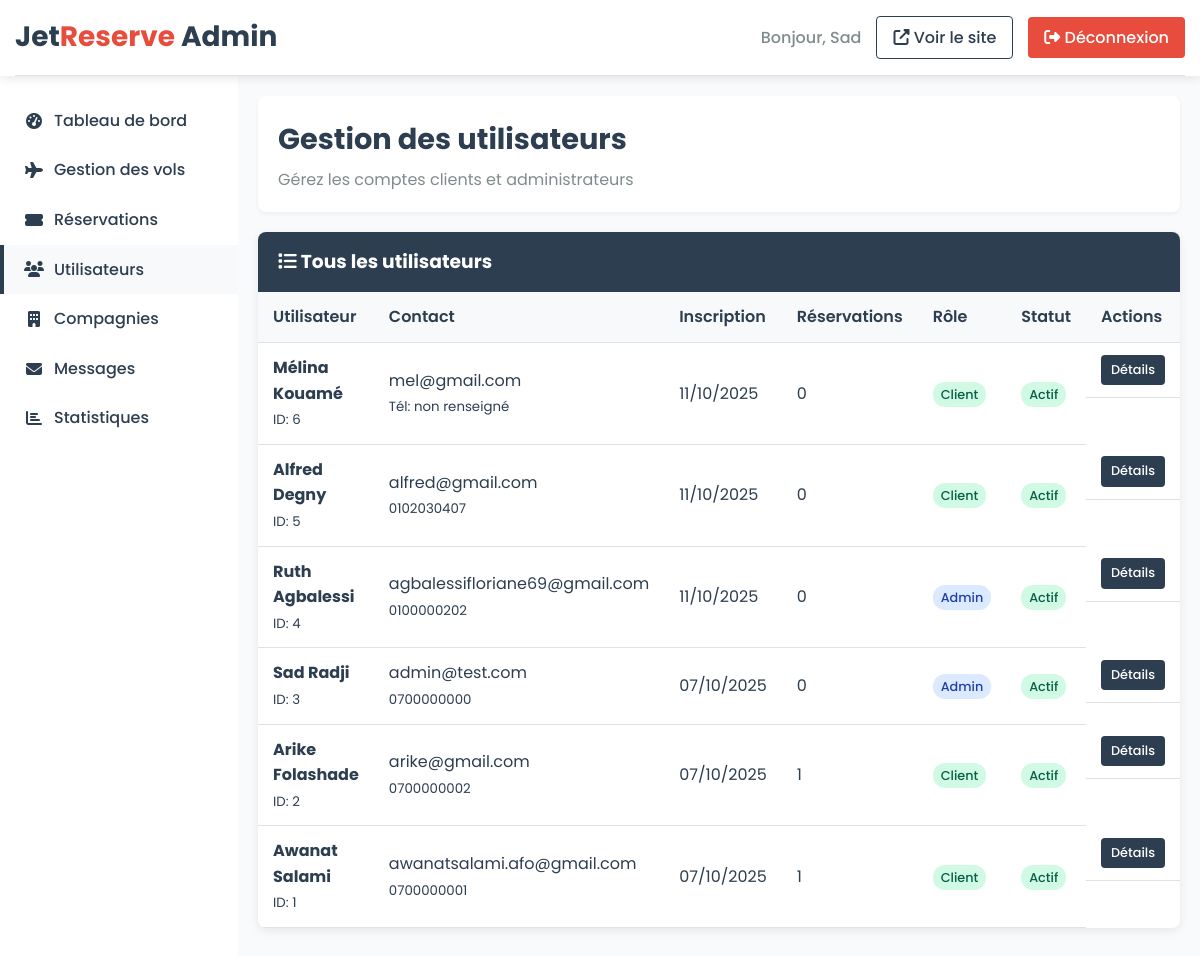
/dashboard/gestion_utilisateurs.php (signed in), run on an earlier commit of the app's database.
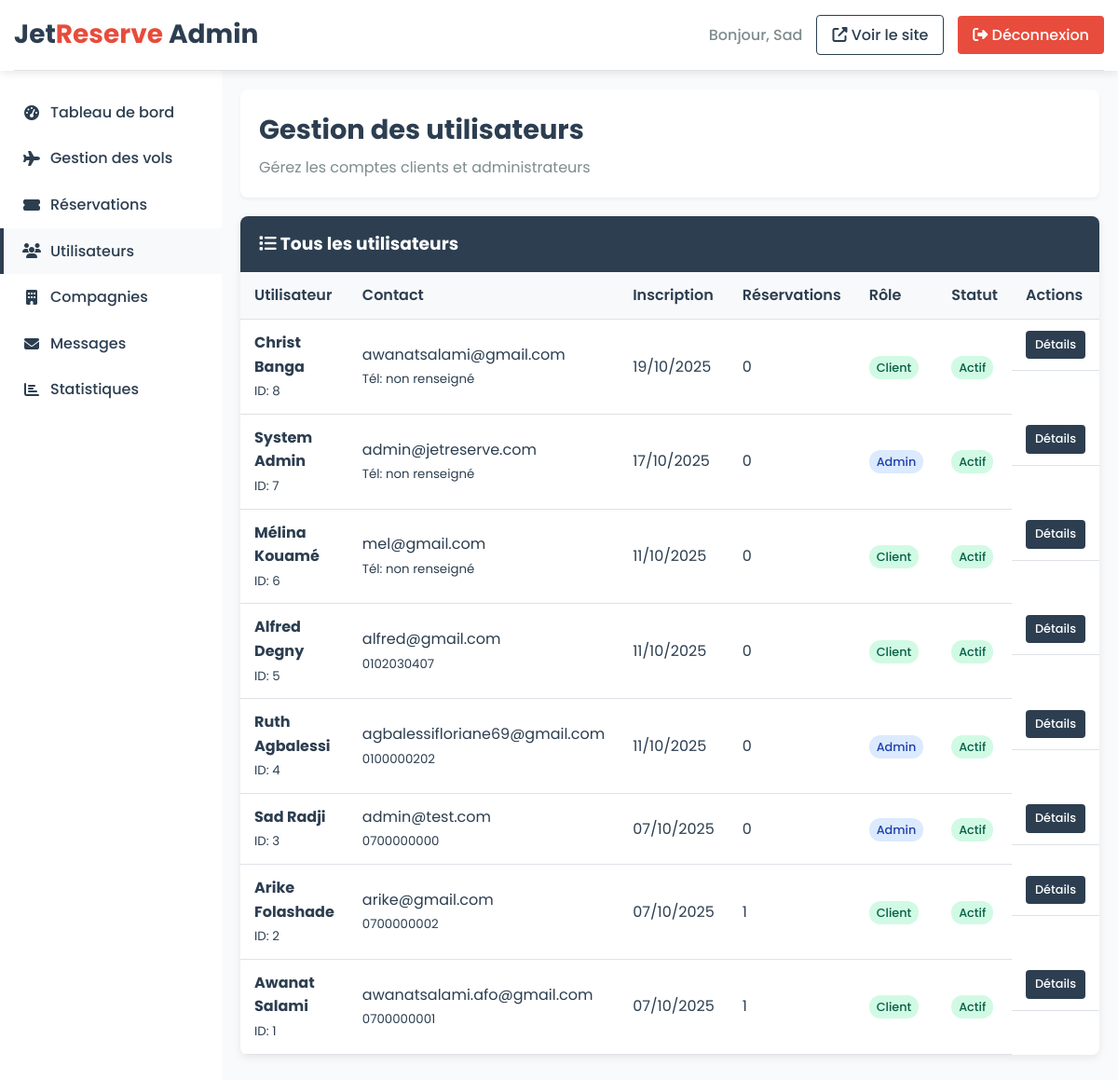
And on a later commit of the database.
### tables this page shows
CREATE TABLE IF NOT EXISTS `users` (
  `id_user` int(11) NOT NULL AUTO_INCREMENT,
  `nom` varchar(50) NOT NULL,
  `prenom` varchar(50) NOT NULL,
  `email` varchar(100) NOT NULL,
  `telephone` varchar(20) DEFAULT NULL,
  `password` varchar(255) NOT NULL,
  `role` enum('client','admin') DEFAULT 'client',
  `statut` enum('actif','inactif') NOT NULL,
  `date_creation` timestamp NULL DEFAULT CURRENT_TIMESTAMP,
  PRIMARY KEY (`id_user`),
  UNIQUE KEY `email` (`email`)
);

### dashboard/gestion_utilisateurs.php (the view, shortened to what this page needs)
<?php include 'includes/check_admin.php'; ?>
<!DOCTYPE html>
<html lang="fr">
<head>
    <link rel="stylesheet" href="https://cdnjs.cloudflare.com/ajax/libs/font-awesome/6.4.0/css/all.min.css">
</head>
<body>
    <header class="admin-header">
        <div class="container">
            <div class="header-top">
                <a href="index.php" class="logo">Jet<span>Reserve</span> Admin</a>
                <div class="admin-info">
                    <span class="user-welcome">Bonjour, <?php echo $_SESSION['prenom']; ?></span>
                    <a href="../index.php" class="btn btn-outline" target="_blank">
                        <i class="fas fa-external-link-alt"></i> Voir le site
                    </a>
                    <a href="../vge64/deconnexion.php" class="btn btn-danger">
                        <i class="fas fa-sign-out-alt"></i> Déconnexion
                    </a>
                </div>
            </div>
        </div>
    </header>
    <div class="admin-container">
        <nav class="admin-sidebar">
            <ul class="sidebar-menu">
                <li class="menu-item">
                    <a href="index.php" class="menu-link">
                        <i class="fas fa-tachometer-alt"></i>
                        Tableau de bord
                    </a>
                </li>
                <li class="menu-item">
                    <a href="gestion_vols.php" class="menu-link">
                        <i class="fas fa-plane"></i>
                        Gestion des vols
                    </a>
                </li>
                <li class="menu-item">
                    <a href="gestion_reservations.php" class="menu-link">
                        <i class="fas fa-ticket-alt"></i>
                        Réservations
                    </a>
                </li>
                <li class="menu-item active">
                    <a href="gestion_utilisateurs.php" class="menu-link">
                        <i class="fas fa-users"></i>
                        Utilisateurs
                    </a>
                </li>
                <li class="menu-item">
                    <a href="gestion_compagnies.php" class="menu-link">
                        <i class="fas fa-building"></i>
                        Compagnies
                    </a>
                </li>
                <li class="menu-item">
                    <a href="messages.php" class="menu-link">
                        <i class="fas fa-envelope"></i>
                        Messages
                    </a>
                </li>
                <li class="menu-item">
                    <a href="statistiques.php" class="menu-link">
                        <i class="fas fa-chart-bar"></i>
                        Statistiques
                    </a>
                </li>
            </ul>
        </nav>
        <main class="admin-content">
            <div class="content-header">
                <div class="d-flex justify-content-between align-items-center">
                    <div>
                        <h1 class="page-title">Gestion des utilisateurs</h1>
                        <p class="page-subtitle">Gérez les comptes clients et administrateurs</p>
                    </div>
                </div>
            </div>
            <div class="data-table">
                <div class="table-header">
                    <h3 style="margin: 0; color: white;">
                        <i class="fas fa-list"></i> Tous les utilisateurs
                    </h3>
                </div>
                <?php
                try {
                    $stmt = $pdo->prepare("
                        SELECT u.*, COUNT(r.id_reservation) as total_reservations
                        FROM users u
                        LEFT JOIN reservations r ON u.id_user = r.id_user
                        GROUP BY u.id_user
                        ORDER BY u.date_creation DESC
                    ");
                    $stmt->execute();
                    $users = $stmt->fetchAll(PDO::FETCH_ASSOC);
                    if ($users) {
                        echo '<table>';
                        echo '<thead>';
                        echo '<tr>';
                        echo '<th>Utilisateur</th>';
                        echo '<th>Contact</th>';
                        echo '<th>Inscription</th>';
                        echo '<th>Réservations</th>';
                        echo '<th>Rôle</th>';
                        echo '<th>Statut</th>';
                        echo '<th>Actions</th>';
                        echo '</tr>';
                        echo '</thead>';
                        echo '<tbody>';
                        foreach ($users as $user) {
                            echo '<tr>';
                            echo '<td>';
                            echo '<strong>' . htmlspecialchars($user['prenom'] . ' ' . $user['nom']) . '</strong><br>';
                            echo '<small>ID: ' . $user['id_user'] . '</small>';
                            echo '</td>';
                            echo '<td>';
                            echo htmlspecialchars($user['email']) . '<br>';
                            echo '<small>' . ($user['telephone'] ? htmlspecialchars($user['telephone']) : 'Tél: non renseigné') . '</small>';
                            echo '</td>';
                            echo '<td>' . date('d/m/Y', strtotime($user['date_creation'])) . '</td>';
                            echo '<td>' . $user['total_reservations'] . '</td>';
                            echo '<td><span class="badge badge-' . ($user['role'] == 'admin' ? 'primary' : 'success') . '">' . ucfirst($user['role']) . '</span></td>';
                            echo '<td><span class="badge badge-' . ($user['statut'] == 'actif' ? 'success' : 'danger') . '">' . ucfirst($user['statut']) . '</span></td>';
                            echo '<td class="action-buttons">';
                            echo '<a href="gestion_utilisateurs.php?action=view&id=' . $user['id_user'] . '" class="btn btn-primary btn-sm">Détails</a>';
                            echo '</td>';
                            echo '</tr>';
                        }
                        echo '</tbody>';
                        echo '</table>';
                    } else {
                        echo '<div style="padding: 20px; text-align: center; color: var(--secondary);">Aucun utilisateur trouvé.</div>';
                    }
                } catch (PDOException $e) {
                    echo '<div style="padding: 20px; text-align: center; color: var(--danger);">Erreur: ' . $e->getMessage() . '</div>';
                }
                ?>
            </div>
        </main>
    </div>
</body>
</html>

### dashboard/gestion_utilisateurs.php (style rules this page uses)
:root { --primary: #2c3e50; --secondary: #7f8c8d; --success: #27ae60; --danger: #e74c3c; --warning: #f39c12; --info: #3498db; --light: #f8f9fa; --dark: #2c3e50; --white: #ffffff; --gray: #7f8c8d; --light-gray: #f9fafb; --border-color: #dee2e6; }
* { margin: 0; padding: 0; box-sizing: border-box; }
body { font-family: 'Poppins', sans-serif; background-color: var(--light-gray); color: var(--dark); line-height: 1.6; }
.container { width: 100%; max-width: 1400px; margin: 0 auto; padding: 0 15px; }
.admin-header { background-color: var(--white); box-shadow: 0 2px 10px rgba(0, 0, 0, 0.1); position: sticky; top: 0; z-index: 1000; }
.header-top { display: flex; justify-content: space-between; align-items: center; padding: 15px 0; border-bottom: 1px solid var(--border-color); }
.logo { font-size: 28px; font-weight: 700; color: var(--primary); text-decoration: none; }
.logo span { color: var(--danger); }
.admin-info { display: flex; align-items: center; gap: 15px; }
.user-welcome { color: var(--secondary); font-weight: 500; }
.btn { padding: 8px 16px; border-radius: 4px; font-weight: 500; cursor: pointer; transition: all 0.3s ease; border: none; font-family: 'Poppins', sans-serif; text-decoration: none; display: inline-block; text-align: center; }
.btn-outline { background-color: transparent; border: 1px solid var(--primary); color: var(--primary); }
.btn-primary { background-color: var(--primary); color: var(--white); }
.btn-danger { background-color: var(--danger); color: var(--white); }
.admin-container { display: flex; min-height: calc(100vh - 80px); }
.admin-sidebar { width: 250px; background: var(--white); box-shadow: 2px 0 5px rgba(0,0,0,0.1); padding: 20px 0; }
.sidebar-menu { list-style: none; }
.menu-item { padding: 12px 20px; border-left: 4px solid transparent; transition: all 0.3s ease; }
.menu-item.active { background: var(--light); border-left-color: var(--primary); }
.menu-link { color: var(--dark); text-decoration: none; display: flex; align-items: center; gap: 10px; font-weight: 500; }
.menu-link i { width: 20px; text-align: center; }
.admin-content { flex: 1; padding: 20px; background: var(--light-gray); }
.content-header { background: var(--white); padding: 20px; border-radius: 8px; margin-bottom: 20px; box-shadow: 0 2px 4px rgba(0,0,0,0.05); }
.page-title { color: var(--primary); margin-bottom: 5px; font-size: 1.8rem; }
.page-subtitle { color: var(--secondary); font-size: 1rem; }
.data-table { background: var(--white); border-radius: 8px; overflow: hidden; box-shadow: 0 3px 10px rgba(0,0,0,0.08); margin-bottom: 20px; }
.table-header { background: var(--primary); color: var(--white); padding: 15px 20px; }
table { width: 100%; border-collapse: collapse; }
th, td { padding: 12px 15px; text-align: left; border-bottom: 1px solid var(--border-color); }
th { background: var(--light); font-weight: 600; color: var(--dark); }
.badge { padding: 4px 8px; border-radius: 12px; font-size: 0.8rem; font-weight: 500; }
.badge-success { background: #d1fae5; color: #065f46; }
.badge-primary { background: #dbeafe; color: #1e40af; }
.action-buttons { display: flex; gap: 5px; }
.btn-sm { padding: 5px 10px; font-size: 0.8rem; }
.d-flex { display: flex; }
.justify-content-between { justify-content: space-between; }
.align-items-center { align-items: center; }

What changed in the data, as far as the page shows it:
added users: prenom+nom "Christ Banga", id_user "8", email "awanatsalami@gmail.com", shows "Tél: non renseigné", date_creation "19/10/2025", total_reservations "0", role "Client", statut "Actif"
added users: prenom+nom "System Admin", id_user "7", email "admin@jetreserve.com", shows "Tél: non renseigné", date_creation "17/10/2025", total_reservations "0", role "Admin", statut "Actif"
